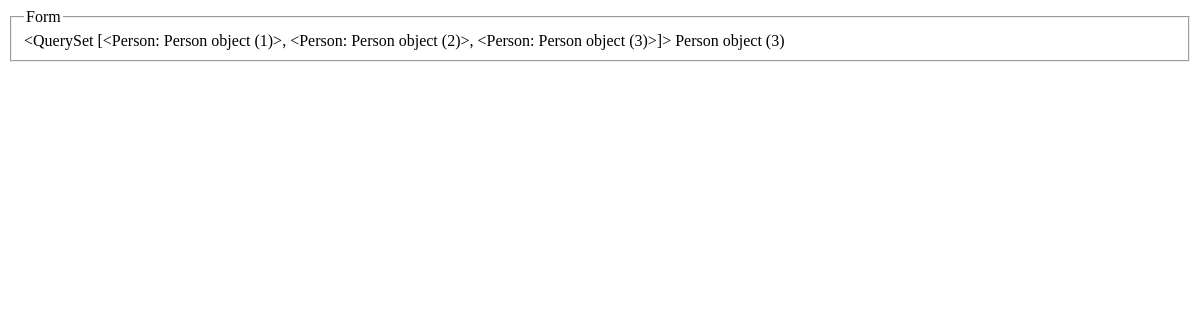
Before: /polls/var/ with the older database file.
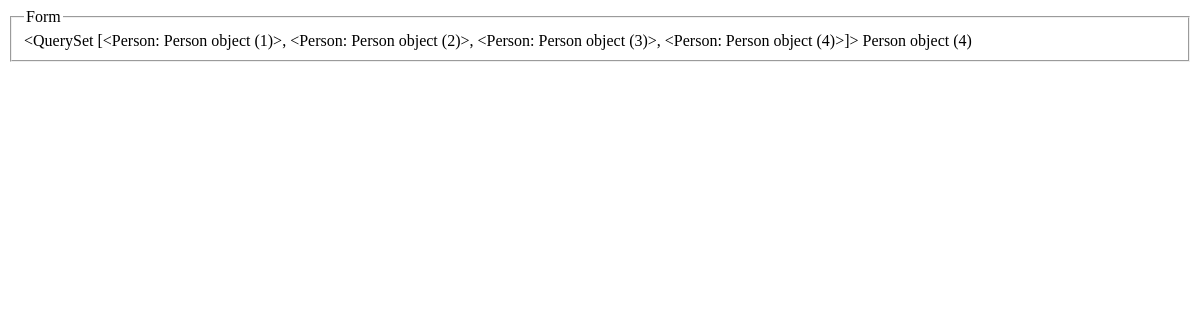
After: the same page with the newer database file.
### polls/models.py (models this page shows)
class Person(models.Model):
    name = models.CharField(max_length=255)
    web = models.CharField(max_length=255)
    date_subscribed = models.DateTimeField(default=datetime.now())
    output = models.IntegerField()

### polls/views.py (the view)
# urls.py: path('var/', views.variable, name='variable'),
def variable(request):
    testvar = Person.objects.all()
    rank = Person.objects.latest('id')
    print(rank)
    return render(request, 'i.html', {'testvar': testvar, 'rank': rank})

### polls/templates/i.html (shortened to what this page needs)
<div class="container">
    <form method="GET">
      <fieldset>
        <legend>Form</legend>
        {{ testvar }}
        {{ rank }}
      </fieldset>
    </form>
</div>

Changed rows visible on the page:
no longer on this page (row unchanged): Person: id "Person object (3)"
computed for Person: id "<QuerySet [<Person: Person object (1)>, <Person: Person object (2)>, <Person: Person object (3)>]>" → "<QuerySet [<Person: Person object (1)>, <Person: Person object (2)>, <Person: Person object (3)>, <Person: Person object (4)>]>"
added Person: id "Person object (4)"
